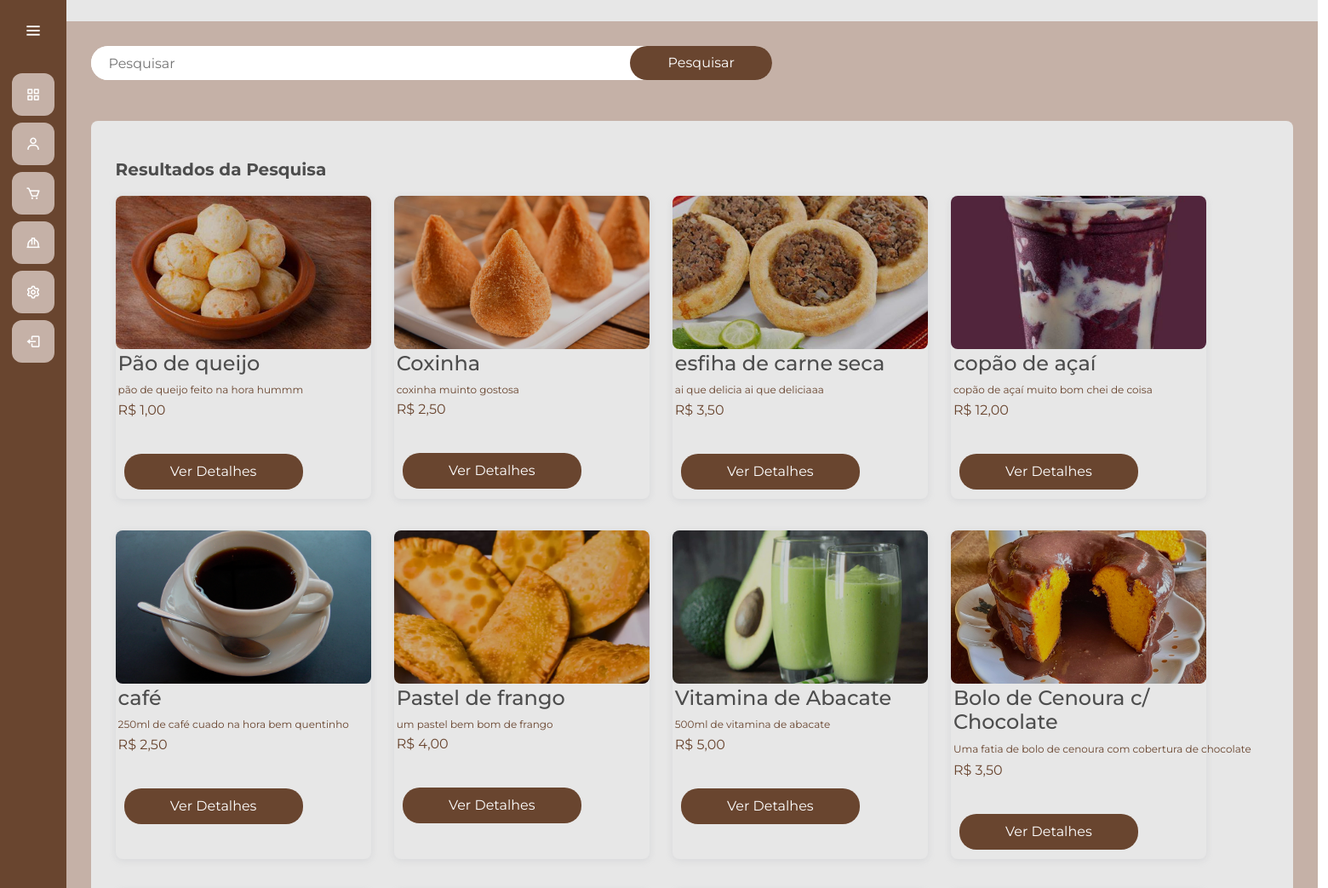
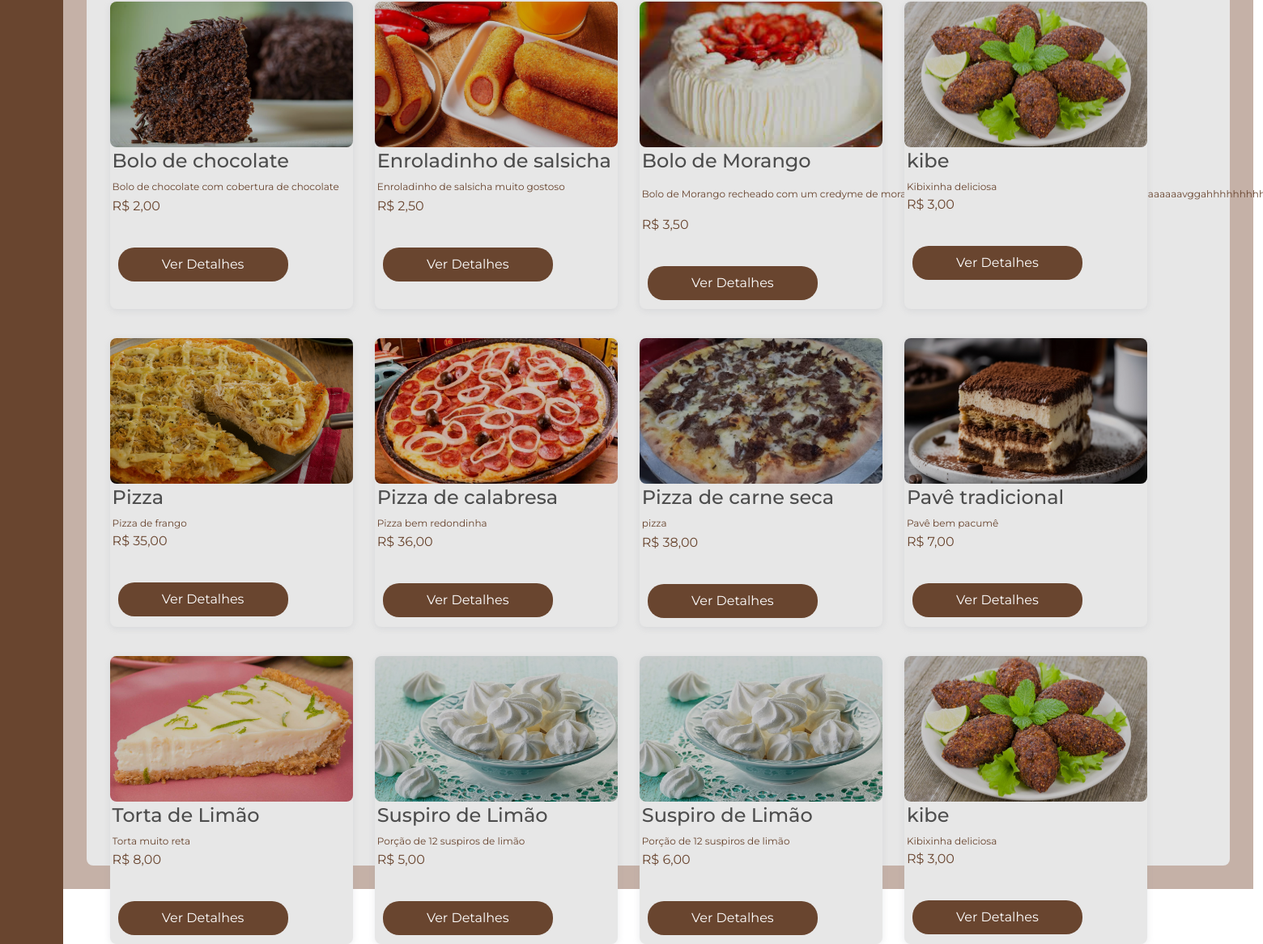
/gerenciamento/pesquisaProdutoGerente/, run on the app's committed database (2 pictures, top to bottom).
### gerenciamento/models.py (models this page shows, shortened)
class Produto(models.Model):
    CATEGORIA_CHOICES = [
        ('doce', 'Doce'),
        ('salgado', 'Salgado'),
        ('bebida', 'Bebida'),
        ('bolo', 'Bolo')
    ]
    id_produto = models.AutoField(primary_key=True)
    nome_produto = models.CharField(max_length=255)
    descricao = models.CharField(max_length=255)
    preco = models.FloatField()
    ingredientes = models.ManyToManyField(Ingrediente, through='ProdutoIngrediente')
    categoria = models.CharField(max_length=15, choices=CATEGORIA_CHOICES, default='salgado')
    imagem = models.ImageField(upload_to='media/', null=True, blank=True)

### gerenciamento/views.py (the view)
# urls.py: path('pesquisaProdutoGerente/', views.pesquisarProdutoGerente, name='pesquisaProdutoGerente'),
def pesquisarProdutoGerente(request):
    termo_pesquisa = request.GET.get('Pesquisar', '')
    resultados = Produto.objects.filter(nome_produto__icontains=termo_pesquisa)
    contexto = {'resultados': resultados, 'termo_pesquisa': termo_pesquisa}
    return render(request, 'pesquisaProdutoGerente.html', contexto)

### gerenciamento/templates/pesquisaProdutoGerente.html (shortened to what this page needs)
{% extends "gerente.html" %}
{% load static %}
{% block 'head' %}
<link rel="stylesheet" href="{% static 'usuarios/css/principal-oficial.css' %}">
<link rel="stylesheet" href="{% static 'gerenciamento/css/gerenciamento-oficial.css' %}">
<link href='https://unpkg.com/boxicons@2.1.4/css/boxicons.min.css' rel='stylesheet'>
{% endblock %}
{% block 'dashboard' %}
<body>
    <div class="main">
        <div class="main-navbar">
            <div class="search">
                <form id="pesquisa-produto" method="GET" action="{% url 'pesquisaProdutoGerente' %}">
                    <input type="text" placeholder="Pesquisar" name="Pesquisar" value="{{termo_pesquisa}}">
                    <button class="search-btn">Pesquisar</button>
                </form>
            </div>
        </div>
        <br>
        <br>
        <div class="main-menus">
            <div class="main-detail">
                <h2 class="main-title">Resultados da Pesquisa</h2>
                <div class="detail-wrapper">
                    {% for produto in resultados %}
                    <div class="detail-card produto-card {{ produto.categoria }}" >
                        <a class="detail-icon" href="{% url 'produtoGerente' produto.id_produto %}">
                            <img class="detail-img" src="{{ produto.imagem.url }}" alt="{{ produto.nome_produto }}">
                        </a>
                        <div class="detail-desc">
                            <div class="detail-name">
                                <h4>{{produto.nome_produto}}</h4>
                                <p class="detail-sub">{{produto.descricao}}</p>
                                <p class="price">R$ {{produto.preco|floatformat:2}}</p>
                            </div>
                        </div>
                        <div class="row">
                            <a class="detail-icon" href="{% url 'produtoGerente' produto.id_produto %}">
                                <button type="button" data-produto="{{produto.id_produto}}" class="btn botao-add-carrinho">Ver Detalhes</button>
                            </a>
                        </div>
                    </div>
                    {% endfor %}
                </div>
            </div>
        </div>
    </div>
</body>
{% endblock %}

### templates/static/general/css/base.css (style rules this page uses)
* { margin: 0; padding: 0; box-sizing: border-box; font-family: "Montserrat" , sans-serif; }
body { background-color: hsl(0, 0%, 98%); }
h1,h2,h3,h4,h5,h6 { color:hsl(0, 0%, 30%); }
.btn { border-radius: 0; }
.row { display: flex; flex-direction: row; justify-content: space-between; margin-top: 20px; }

### templates/static/general/css/general.css (style rules this page uses)
:root { --main-color: #c5b1a7; --dark-color: #69452F; --light-color: #E7E7E7; --contrast-color: #faab66; --differential-color: #4b280b; --red-color: #9E7047; }

### templates/static/usuarios/css/principal-oficial.css (style rules this page uses)
:root { --main-color: #c5b1a7; --dark-color: #69452F; --light-color: #E7E7E7; --contrast-color: #faab66; --differential-color: #4b280b; --red-color: #9E7047; }
* { margin: 0; padding: 0; box-sizing: border-box; outline: none; font-family: 'Montserrat', sans-serif; }
body { width: 100%; height: auto; display: flex; }
.main { width: 100%; height: max-content; padding: 2%; min-height: 100vh; background-color: var(--main-color); }
.main-navbar { display: flex; justify-content: space-between; align-items: center; }
.search { width: 800px; height: 40px; display: flex; justify-content: space-around; background-color: white; border-radius: 20px; }
.search input { width: 80%; height: 100%; padding: 20px; border: none; border-radius: 20px; }
.search-btn { background-color: var(--dark-color); color: white; border: none; border-radius: 20px; width: 180px; cursor: pointer; margin-left: 35px; height: 40px; }
#pesquisa-produto { width: 800px; display: flex; margin: 0 auto; }
.main-title { font-size: 20px; font-weight: 700; }
.main-menus { min-height: 100%; background-color: var(--light-color); padding: 2%; border-radius: 8px; }
.main-detail { margin: 1rem 0 1.5rem 0; }
.detail-wrapper { display: grid; grid-template-columns: repeat(auto-fit, minmax(250px, 300px)); width: 100%; margin-top: 1rem; gap: 2%; border-radius: 8px; }
.detail-card { height: minmax(280px, 1fr); width: minmax(330px, 360px); height: 100%; background-color: var(--light-color); border-radius: 8px; margin: 1% 0; box-shadow: rgba(149, 157, 165, 0.2) 0px 2px 8px 0px; cursor: pointer; }
.detail-img { width: 100%; height: 180px; border-radius: 8px; object-fit: cover; object-position: center; filter: brightness(0.8); }
.detail-desc { display: flex; justify-content: space-between; align-items: flex-start; padding: 1%; width: 100%; }
.detail-sub { font-size: 12px; color: var(--dark-color); letter-spacing: 0.5; margin: 1% 0; overflow: hidden; text-overflow: ellipsis; white-space: nowrap; max-width: 100%; }
.price { color: var(--dark-color); }
.botao-add-carrinho { background-color: var(--dark-color); color: white; border: none; border-radius: 20px; width: 210px; cursor: pointer; padding: 9px; align-self: center; margin: 0px 5px 5px 25px; }

### templates/static/gerenciamento/css/gerenciamento-oficial.css (style rules this page uses)
:root { --main-color: #c5b1a7; --dark-color: #69452F; --light-color: #E7E7E7; --contrast-color: #faab66; --differential-color: #4b280b; --red-color: #9E7047; }

### data on the page
Produto: imagem (picture), nome_produto "Pão de queijo", descricao "pão de queijo feito na hora hummm", preco "1,00"
Produto: imagem (picture), nome_produto "Coxinha", descricao "coxinha muinto gostosa", preco "2,50"
Produto: imagem (picture), nome_produto "esfiha de carne seca", descricao "ai que delicia ai que deliciaaa", preco "3,50"
Produto: imagem (picture), nome_produto "copão de açaí", descricao "copão de açaí muito bom chei de coisa", preco "12,00"
Produto: imagem (picture), nome_produto "café", descricao "250ml de café cuado na hora bem quentinho", preco "2,50"
Produto: imagem (picture), nome_produto "Pastel de frango", descricao "um pastel bem bom de frango", preco "4,00"
Produto: imagem (picture), nome_produto "Vitamina de Abacate", descricao "500ml de vitamina de abacate", preco "5,00"
Produto: imagem (picture), nome_produto "Bolo de Cenoura c/ Chocolate", descricao "Uma fatia de bolo de cenoura com cobertura de chocolate", preco "3,50"
Produto: imagem (picture), nome_produto "Bolo de chocolate", descricao "Bolo de chocolate com cobertura de chocolate", preco "2,00"
Produto: imagem (picture), nome_produto "Enroladinho de salsicha", descricao "Enroladinho de salsicha muito gostoso", preco "2,50"
Produto: imagem (picture), nome_produto "Bolo de Morango", descricao "Bolo de Morango recheado com um credyme de morango…", preco "3,50"
Produto: imagem (picture), nome_produto "kibe", descricao "Kibixinha deliciosa", preco "3,00"
Produto: imagem (picture), nome_produto "Pizza", descricao "Pizza de frango", preco "35,00"
Produto: imagem (picture), nome_produto "Pizza de calabresa", descricao "Pizza bem redondinha", preco "36,00"
Produto: imagem (picture), nome_produto "Pizza de carne seca", descricao "pizza", preco "38,00"
Produto: imagem (picture), nome_produto "Pavê tradicional", descricao "Pavê bem pacumê", preco "7,00"
Produto: imagem (picture), nome_produto "Torta de Limão", descricao "Torta muito reta", preco "8,00"
Produto: imagem (picture), nome_produto "Suspiro de Limão", descricao "Porção de 12 suspiros de limão", preco "5,00"
Produto: imagem (picture), nome_produto "Suspiro de Limão", descricao "Porção de 12 suspiros de limão", preco "6,00"
Produto: imagem (picture), nome_produto "kibe", descricao "Kibixinha deliciosa", preco "3,00"
